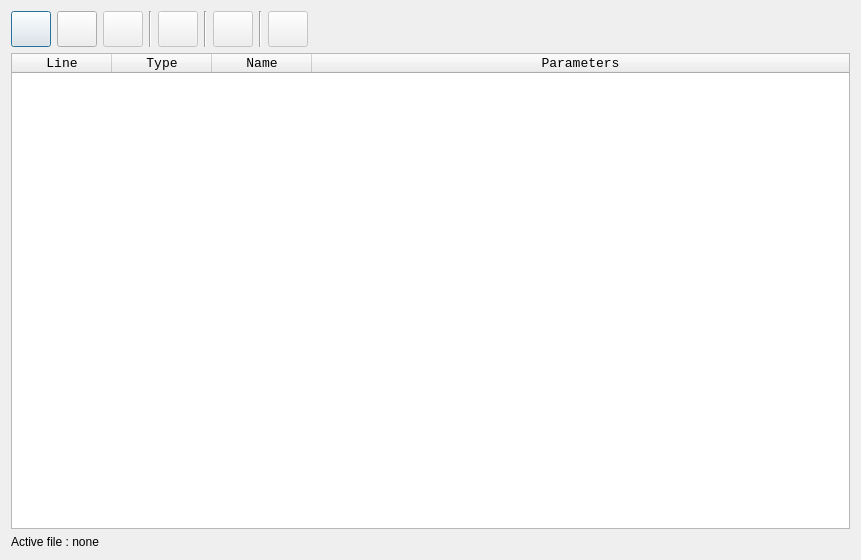
<?xml version="1.0" encoding="UTF-8"?>
<ui version="4.0">
 <class>TT_DialogMain</class>
 <widget class="QDialog" name="TT_DialogMain">
  <property name="geometry">
   <rect>
    <x>0</x>
    <y>0</y>
    <width>861</width>
    <height>560</height>
   </rect>
  </property>
  <property name="windowTitle">
   <string>Topography tools</string>
  </property>
  <layout class="QVBoxLayout" name="verticalLayout">
   <item>
    <layout class="QHBoxLayout" name="horizontalLayout">
     <item>
      <widget class="QPushButton" name="pbNew">
       <property name="minimumSize">
        <size>
         <width>36</width>
         <height>36</height>
        </size>
       </property>
       <property name="toolTip">
        <string>New .tt file</string>
       </property>
       <property name="icon">
        <iconset resource="icons/icons.qrc">
         <normaloff>:/icons/new.svg</normaloff>:/icons/new.svg</iconset>
       </property>
       <property name="iconSize">
        <size>
         <width>24</width>
         <height>24</height>
        </size>
       </property>
       <property name="shortcut">
        <string>Ctrl+N</string>
       </property>
       <property name="checked">
        <bool>false</bool>
       </property>
      </widget>
     </item>
     <item>
      <widget class="QPushButton" name="pbOpen">
       <property name="minimumSize">
        <size>
         <width>36</width>
         <height>36</height>
        </size>
       </property>
       <property name="toolTip">
        <string>Open .tt file</string>
       </property>
       <property name="icon">
        <iconset resource="icons/icons.qrc">
         <normaloff>:/icons/open.svg</normaloff>:/icons/open.svg</iconset>
       </property>
       <property name="iconSize">
        <size>
         <width>24</width>
         <height>24</height>
        </size>
       </property>
       <property name="shortcut">
        <string>Ctrl+O</string>
       </property>
      </widget>
     </item>
     <item>
      <widget class="QPushButton" name="pbSave">
       <property name="enabled">
        <bool>false</bool>
       </property>
       <property name="minimumSize">
        <size>
         <width>36</width>
         <height>36</height>
        </size>
       </property>
       <property name="toolTip">
        <string>Save .tt file</string>
       </property>
       <property name="icon">
        <iconset resource="icons/icons.qrc">
         <normaloff>:/icons/save.svg</normaloff>:/icons/save.svg</iconset>
       </property>
       <property name="iconSize">
        <size>
         <width>24</width>
         <height>24</height>
        </size>
       </property>
       <property name="shortcut">
        <string>Ctrl+S</string>
       </property>
      </widget>
     </item>
     <item>
      <widget class="Line" name="line">
       <property name="orientation">
        <enum>Qt::Vertical</enum>
       </property>
      </widget>
     </item>
     <item>
      <widget class="QPushButton" name="pbImport">
       <property name="enabled">
        <bool>false</bool>
       </property>
       <property name="minimumSize">
        <size>
         <width>36</width>
         <height>36</height>
        </size>
       </property>
       <property name="toolTip">
        <string>Import .csv data</string>
       </property>
       <property name="icon">
        <iconset resource="icons/icons.qrc">
         <normaloff>:/icons/import.svg</normaloff>:/icons/import.svg</iconset>
       </property>
       <property name="iconSize">
        <size>
         <width>24</width>
         <height>24</height>
        </size>
       </property>
       <property name="shortcut">
        <string>Ctrl+I</string>
       </property>
      </widget>
     </item>
     <item>
      <widget class="Line" name="line_2">
       <property name="orientation">
        <enum>Qt::Vertical</enum>
       </property>
      </widget>
     </item>
     <item>
      <widget class="QPushButton" name="pbEdit">
       <property name="enabled">
        <bool>false</bool>
       </property>
       <property name="minimumSize">
        <size>
         <width>36</width>
         <height>36</height>
        </size>
       </property>
       <property name="toolTip">
        <string>Edit attributes</string>
       </property>
       <property name="icon">
        <iconset resource="icons/icons.qrc">
         <normaloff>:/icons/attributes.svg</normaloff>:/icons/attributes.svg</iconset>
       </property>
       <property name="iconSize">
        <size>
         <width>24</width>
         <height>24</height>
        </size>
       </property>
       <property name="shortcut">
        <string>Ctrl+E</string>
       </property>
      </widget>
     </item>
     <item>
      <widget class="Line" name="line_3">
       <property name="orientation">
        <enum>Qt::Vertical</enum>
       </property>
      </widget>
     </item>
     <item>
      <widget class="QPushButton" name="pbDraw">
       <property name="enabled">
        <bool>false</bool>
       </property>
       <property name="minimumSize">
        <size>
         <width>36</width>
         <height>36</height>
        </size>
       </property>
       <property name="toolTip">
        <string>Draw points</string>
       </property>
       <property name="icon">
        <iconset resource="icons/icons.qrc">
         <normaloff>:/icons/draw_points.svg</normaloff>:/icons/draw_points.svg</iconset>
       </property>
       <property name="iconSize">
        <size>
         <width>24</width>
         <height>24</height>
        </size>
       </property>
       <property name="shortcut">
        <string>Ctrl+D</string>
       </property>
      </widget>
     </item>
     <item>
      <spacer name="horizontalSpacer">
       <property name="orientation">
        <enum>Qt::Horizontal</enum>
       </property>
       <property name="sizeHint" stdset="0">
        <size>
         <width>40</width>
         <height>20</height>
        </size>
       </property>
      </spacer>
     </item>
    </layout>
   </item>
   <item>
    <widget class="QTableWidget" name="tableWidget">
     <property name="enabled">
      <bool>true</bool>
     </property>
     <property name="font">
      <font>
       <family>Monospace</family>
       <pointsize>10</pointsize>
      </font>
     </property>
     <property name="editTriggers">
      <set>QAbstractItemView::NoEditTriggers</set>
     </property>
     <property name="alternatingRowColors">
      <bool>true</bool>
     </property>
     <property name="selectionBehavior">
      <enum>QAbstractItemView::SelectRows</enum>
     </property>
     <attribute name="horizontalHeaderStretchLastSection">
      <bool>true</bool>
     </attribute>
     <attribute name="verticalHeaderDefaultSectionSize">
      <number>22</number>
     </attribute>
     <column>
      <property name="text">
       <string>Line</string>
      </property>
     </column>
     <column>
      <property name="text">
       <string>Type</string>
      </property>
     </column>
     <column>
      <property name="text">
       <string>Name</string>
      </property>
     </column>
     <column>
      <property name="text">
       <string>Parameters</string>
      </property>
     </column>
    </widget>
   </item>
   <item>
    <widget class="QLabel" name="label">
     <property name="text">
      <string>Active file : none</string>
     </property>
    </widget>
   </item>
  </layout>
 </widget>
 <resources>
  <include location="icons/icons.qrc"/>
 </resources>
 <connections/>
</ui>
